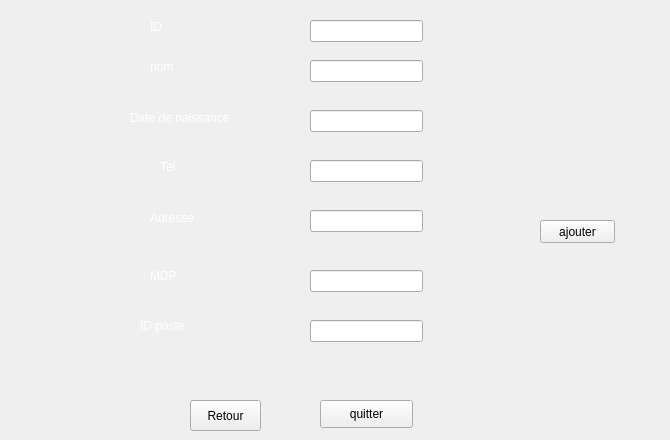
      <widget class="QWidget" name="tab_28">
       <attribute name="title">
        <string>ajouter</string>
       </attribute>
       <widget class="QLabel" name="label_id">
        <property name="geometry">
         <rect>
          <x>150</x>
          <y>20</y>
          <width>47</width>
          <height>14</height>
         </rect>
        </property>
        <property name="styleSheet">
         <string notr="true">color: rgb(255, 255, 255);</string>
        </property>
        <property name="text">
         <string>ID</string>
        </property>
       </widget>
       <widget class="QLabel" name="label_nom">
        <property name="geometry">
         <rect>
          <x>150</x>
          <y>60</y>
          <width>47</width>
          <height>14</height>
         </rect>
        </property>
        <property name="styleSheet">
         <string notr="true">color: rgb(255, 255, 255);</string>
        </property>
        <property name="text">
         <string>nom</string>
        </property>
       </widget>
       <widget class="QLabel" name="label_datenaissance">
        <property name="geometry">
         <rect>
          <x>130</x>
          <y>110</y>
          <width>121</width>
          <height>16</height>
         </rect>
        </property>
        <property name="styleSheet">
         <string notr="true">color: rgb(255, 255, 255);</string>
        </property>
        <property name="text">
         <string>Date de naissance</string>
        </property>
       </widget>
       <widget class="QLabel" name="ajout_label">
        <property name="geometry">
         <rect>
          <x>560</x>
          <y>40</y>
          <width>101</width>
          <height>71</height>
         </rect>
        </property>
        <property name="styleSheet">
         <string notr="true">
image: url(:/new/prefix1/img/ajt.png);</string>
        </property>
        <property name="text">
         <string/>
        </property>
        <property name="alignment">
         <set>Qt::AlignRight|Qt::AlignTrailing|Qt::AlignVCenter</set>
        </property>
       </widget>
       <widget class="QPushButton" name="ajouter_button">
        <property name="geometry">
         <rect>
          <x>540</x>
          <y>220</y>
          <width>75</width>
          <height>23</height>
         </rect>
        </property>
        <property name="styleSheet">
         <string notr="true"/>
        </property>
        <property name="text">
         <string>ajouter</string>
        </property>
       </widget>
       <widget class="QLabel" name="label_tel">
        <property name="geometry">
         <rect>
          <x>160</x>
          <y>160</y>
          <width>47</width>
          <height>14</height>
         </rect>
        </property>
        <property name="styleSheet">
         <string notr="true">color: rgb(255, 255, 255);</string>
        </property>
        <property name="text">
         <string>Tel</string>
        </property>
       </widget>
       <widget class="QPushButton" name="retour_button">
        <property name="geometry">
         <rect>
          <x>190</x>
          <y>400</y>
          <width>71</width>
          <height>31</height>
         </rect>
        </property>
        <property name="styleSheet">
         <string notr="true">QPushButton:hover{
	background-color: rgb(255, 0, 255);
}</string>
        </property>
        <property name="text">
         <string>Retour</string>
        </property>
       </widget>
       <widget class="QLabel" name="label_adresse">
        <property name="geometry">
         <rect>
          <x>150</x>
          <y>210</y>
          <width>101</width>
          <height>16</height>
         </rect>
        </property>
        <property name="styleSheet">
         <string notr="true">color: rgb(255, 255, 255);</string>
        </property>
        <property name="text">
         <string>Adresse</string>
        </property>
       </widget>
       <widget class="QLabel" name="label_mdp">
        <property name="geometry">
         <rect>
          <x>150</x>
          <y>260</y>
          <width>151</width>
          <height>31</height>
         </rect>
        </property>
        <property name="styleSheet">
         <string notr="true">color: rgb(255, 255, 255);</string>
        </property>
        <property name="text">
         <string>MDP</string>
        </property>
       </widget>
       <widget class="QLabel" name="label_id_poste">
        <property name="geometry">
         <rect>
          <x>140</x>
          <y>310</y>
          <width>151</width>
          <height>31</height>
         </rect>
        </property>
        <property name="styleSheet">
         <string notr="true">color: rgb(255, 255, 255);</string>
        </property>
        <property name="text">
         <string>ID poste</string>
        </property>
       </widget>
       <widget class="QLineEdit" name="line_nom">
        <property name="geometry">
         <rect>
          <x>310</x>
          <y>60</y>
          <width>113</width>
          <height>22</height>
         </rect>
        </property>
        <property name="styleSheet">
         <string notr="true">font: 10pt &quot;MS Shell Dlg 2&quot;;
color: rgb(255, 255, 255);</string>
        </property>
       </widget>
       <widget class="QLineEdit" name="id_line">
        <property name="geometry">
         <rect>
          <x>310</x>
          <y>20</y>
          <width>113</width>
          <height>22</height>
         </rect>
        </property>
        <property name="styleSheet">
         <string notr="true">font: 10pt &quot;MS Shell Dlg 2&quot;;
color: rgb(255, 255, 255);</string>
        </property>
       </widget>
       <widget class="QLineEdit" name="line_datenaissance">
        <property name="geometry">
         <rect>
          <x>310</x>
          <y>110</y>
          <width>113</width>
          <height>22</height>
         </rect>
        </property>
        <property name="styleSheet">
         <string notr="true">font: 10pt &quot;MS Shell Dlg 2&quot;;
color: rgb(255, 255, 255);</string>
        </property>
       </widget>
       <widget class="QLineEdit" name="line_tel">
        <property name="geometry">
         <rect>
          <x>310</x>
          <y>160</y>
          <width>113</width>
          <height>22</height>
         </rect>
        </property>
        <property name="styleSheet">
         <string notr="true">font: 10pt &quot;MS Shell Dlg 2&quot;;
color: rgb(255, 255, 255);</string>
        </property>
       </widget>
       <widget class="QLineEdit" name="line_adresse">
        <property name="geometry">
         <rect>
          <x>310</x>
          <y>210</y>
          <width>113</width>
          <height>22</height>
         </rect>
        </property>
        <property name="styleSheet">
         <string notr="true">font: 10pt &quot;MS Shell Dlg 2&quot;;
color: rgb(255, 255, 255);</string>
        </property>
       </widget>
       <widget class="QLineEdit" name="line_mdp">
        <property name="geometry">
         <rect>
          <x>310</x>
          <y>270</y>
          <width>113</width>
          <height>22</height>
         </rect>
        </property>
        <property name="styleSheet">
         <string notr="true">font: 10pt &quot;MS Shell Dlg 2&quot;;
color: rgb(255, 255, 255);</string>
        </property>
       </widget>
       <widget class="QLineEdit" name="line_id_poste">
        <property name="geometry">
         <rect>
          <x>310</x>
          <y>320</y>
          <width>113</width>
          <height>22</height>
         </rect>
        </property>
        <property name="styleSheet">
         <string notr="true">font: 10pt &quot;MS Shell Dlg 2&quot;;
color: rgb(255, 255, 255);</string>
        </property>
       </widget>
       <widget class="QPushButton" name="pushButton_23">
        <property name="geometry">
         <rect>
          <x>320</x>
          <y>400</y>
          <width>93</width>
          <height>28</height>
         </rect>
        </property>
        <property name="text">
         <string>quitter</string>
        </property>
       </widget>
      </widget>
